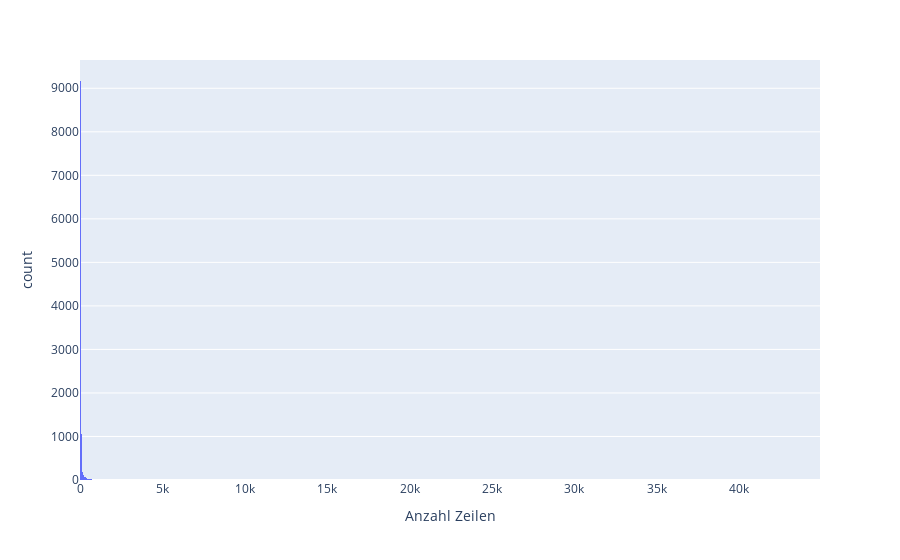

This figure's notebook cell:
### Code cell
x= df.groupby('Vertragskonto').size().reset_index(name='Anzahl Zeilen')

px.histogram(x, x='Anzahl Zeilen')

### Figure 1 — Plotly figure (JSON) as saved in the notebook; plotly's stock layout.template omitted (floating-point values rounded to 4 significant figures; data arrays with more than 128 entries replaced by an {"elided": "..."} marker saying what was removed)
{"data": [{"bingroup": "x", "hovertemplate": "Anzahl Zeilen=%{x}<br>count=%{y}<extra></extra>", "legendgroup": "", "marker": {"color": "#636efa", "pattern": {"shape": ""}}, "name": "", "orientation": "v", "showlegend": false, "type": "histogram", "x": {"elided": "11329 int values"}, "xaxis": "x", "yaxis": "y"}], "layout": {"barmode": "relative", "legend": {"tracegroupgap": 0}, "margin": {"t": 60}, "xaxis": {"anchor": "y", "domain": [0, 1], "title": {"text": "Anzahl Zeilen"}}, "yaxis": {"anchor": "x", "domain": [0, 1], "title": {"text": "count"}}}}
